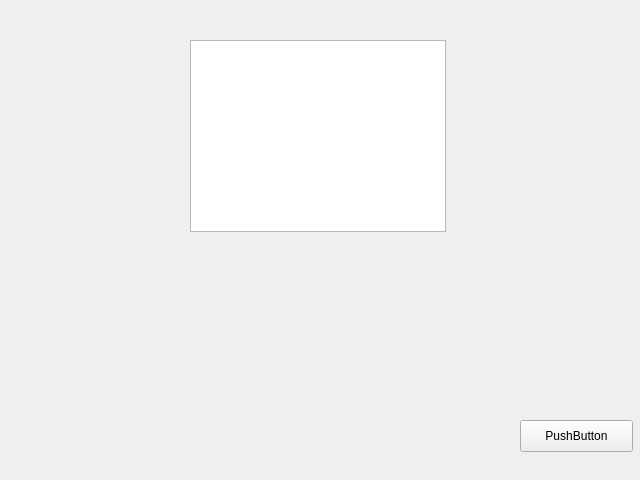
<ui version="4.0" >
 <class>Form</class>
 <widget class="QWidget" name="Form" >
  <property name="geometry" >
   <rect>
    <x>0</x>
    <y>0</y>
    <width>640</width>
    <height>480</height>
   </rect>
  </property>
  <property name="sizePolicy" >
   <sizepolicy vsizetype="Fixed" hsizetype="Fixed" >
    <horstretch>0</horstretch>
    <verstretch>0</verstretch>
   </sizepolicy>
  </property>
  <property name="windowTitle" >
   <string>Form</string>
  </property>
  <widget class="QListView" name="cpuList" >
   <property name="geometry" >
    <rect>
     <x>190</x>
     <y>40</y>
     <width>256</width>
     <height>192</height>
    </rect>
   </property>
  </widget>
  <widget class="QPushButton" name="checkToolchainButton" >
   <property name="geometry" >
    <rect>
     <x>520</x>
     <y>420</y>
     <width>113</width>
     <height>32</height>
    </rect>
   </property>
   <property name="text" >
    <string>PushButton</string>
   </property>
  </widget>
 </widget>
 <resources/>
 <connections/>
</ui>
